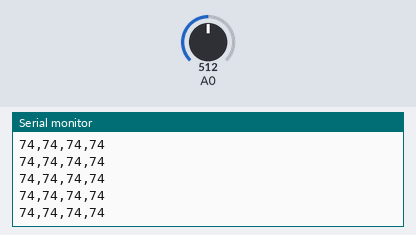
The sketch below on a simulated Arduino Uno, built with avr-gcc and run on an emulated ATmega328P. Parts: the last lines printed to the serial monitor. The test bench sets the inputs (shaded band); at power-on: A0 = 512.

Above: at 1.2 s.
1.3 s: A0 set to 678
At 1.42 s:
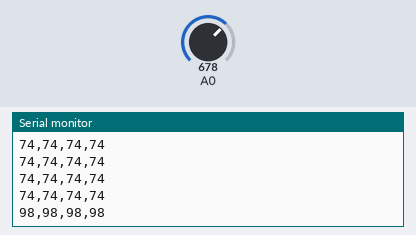
4.3 s: A0 set to 702
At 4.36 s:
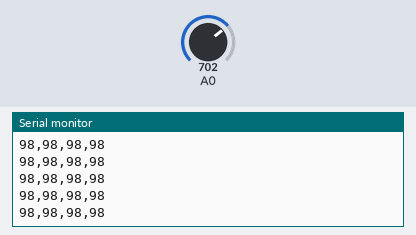
Timing chart, 0 to 7.3 s (numbered marks = the images above; inputs shaded):
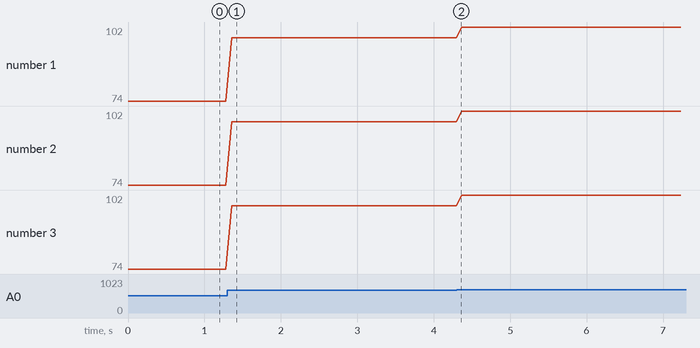

Measured:
- after the input at 1.3 s, the serial monitor: prints a new line after 0.06 s (image 1)
- plotted number 1: 74 → 98 after the input at 1.3 s, 98 → 102 after the input at 4.3 s
- plotted number 2: 74 → 98 after the input at 1.3 s, 98 → 102 after the input at 4.3 s
- plotted number 3: 74 → 98 after the input at 1.3 s, 98 → 102 after the input at 4.3 s

The sketch:

Simple_Controller.ino
```cpp
void setup() {
  Serial.begin(9600);
}

char str1[4];

void loop() {
  int potValue = analogRead(A0);
  potValue = map(potValue, 0, 1023, 0, 149);

  itoa(potValue, str1, 10);

  char final[40];
  final[0] = '\0';

  strcat(final, str1);
  strcat(final, ",");
  strcat(final, str1);
  strcat(final, ",");
  strcat(final, str1);
  strcat(final, ",");
  strcat(final, str1);
  strcat(final, "\n");

  Serial.print(final);
  delay(75);
}
```
